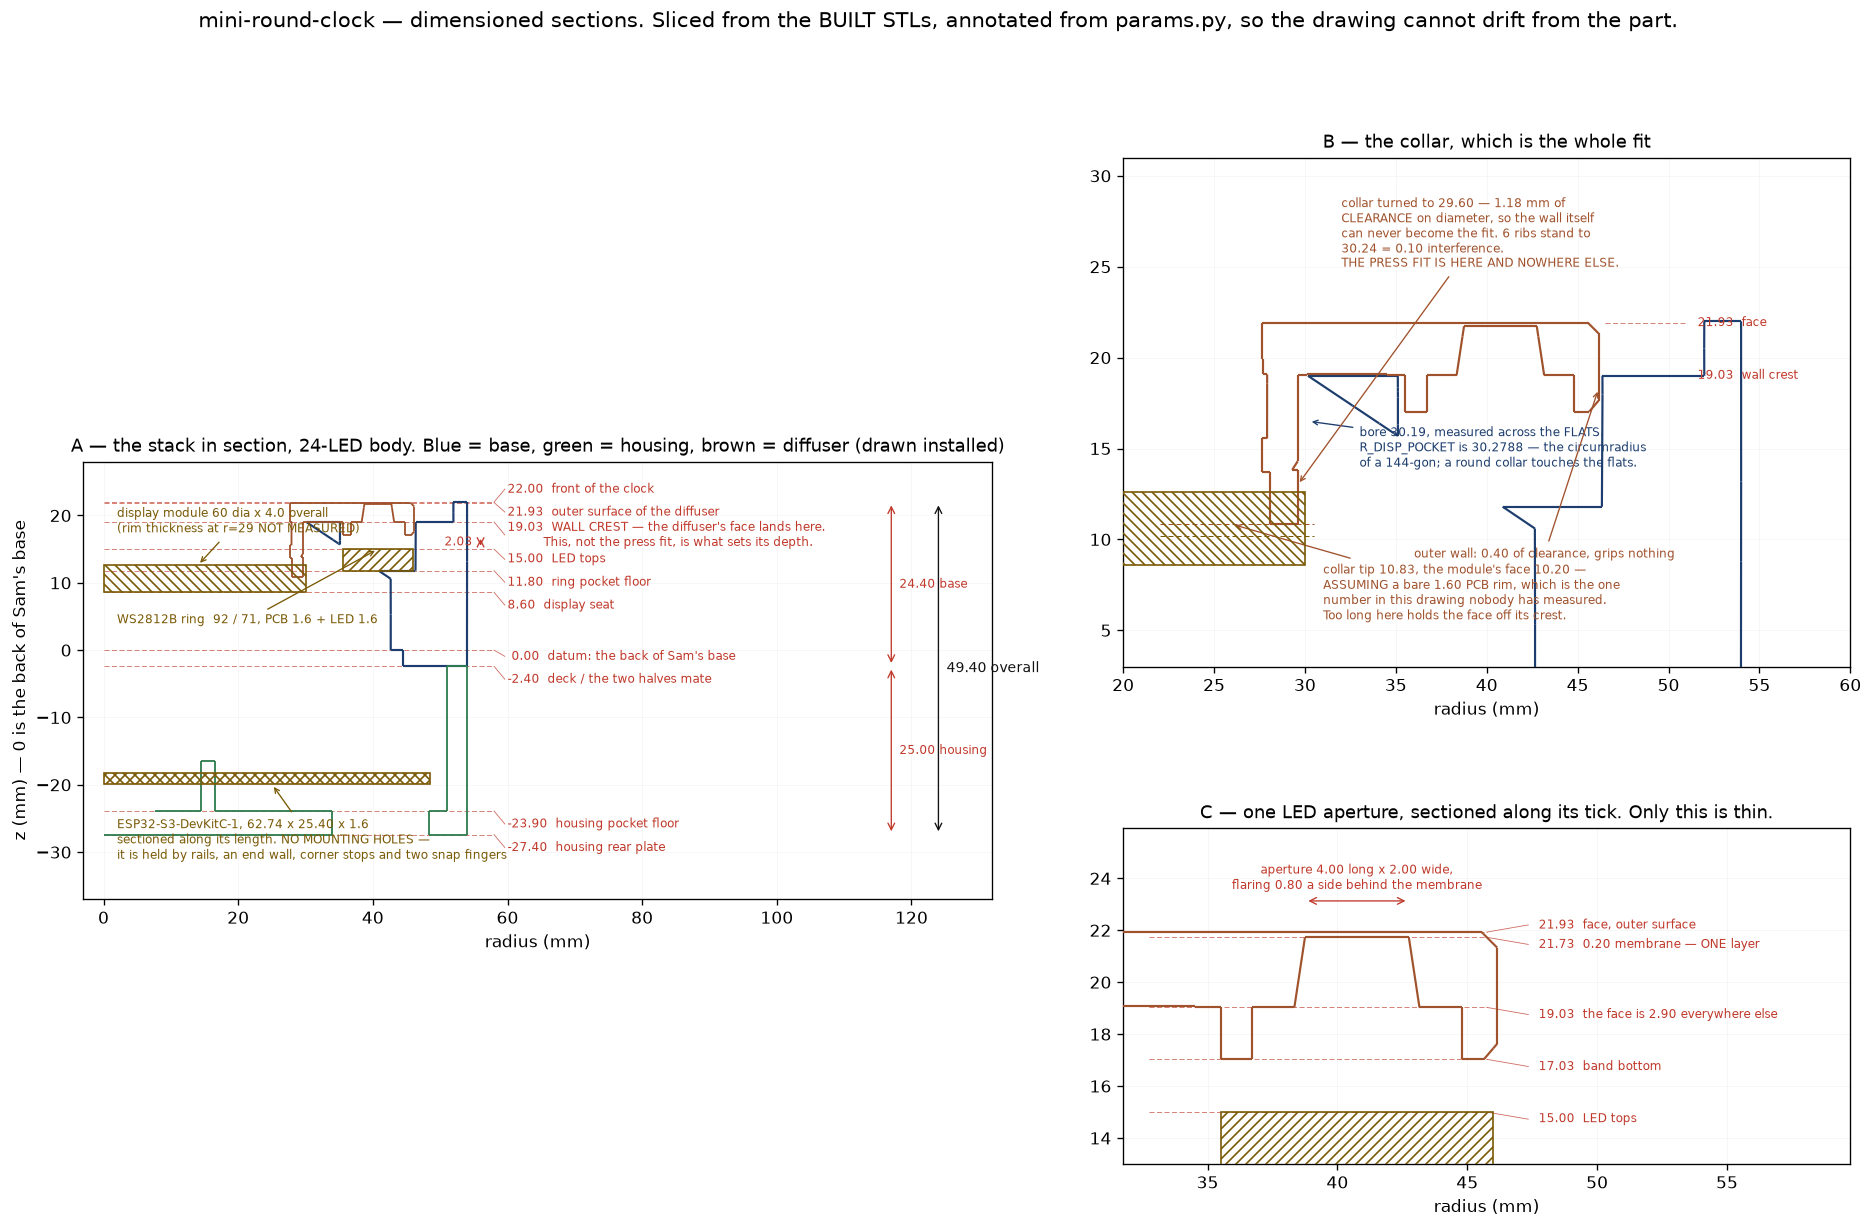

Python code for this plot:
#!/usr/bin/env python3
"""Dimensioned section drawings of the assembly -- the closest thing this
project has to a set of sketches.

There are no sketches. The STLs are not drawn, they are generated: params.py
holds every dimension with a note on where it came from, build_v2.py builds the
solids by constructive geometry, and five checkers measure the result. This
script closes the loop the other way -- it slices the BUILT files and annotates
them with the numbers from params, so the drawing cannot drift from the part.

    python3 sketch_sections.py     ->  sketch_sections.png

Everything on the left of a panel is a real section through a real STL. Every
dimension is read from params.py at draw time.
"""
import sys, math; sys.path.insert(0, '.')
import numpy as np, trimesh, matplotlib
matplotlib.use('Agg')
import matplotlib.pyplot as plt
from matplotlib.collections import LineCollection
from matplotlib.patches import Rectangle, Polygon
from params import *
import build_v2 as BV

INK, DIM, BUY = '#1c3d6e', '#c0392b', '#7a5a06'


def load(fn):
    m = trimesh.load(fn, process=False); m.merge_vertices(); return m


def section(m, flip_to=None):
    """The part's outline in the x-z plane, as line segments.

    Sliced on the plane y=0, which for a body this close to round is its
    profile. flip_to turns the diffuser over and drops it onto its seat, the
    way it is actually installed: z_base = flip_to - z_diff.
    """
    m = m.copy()
    if flip_to is not None:
        m.apply_transform(np.diag([1.0, -1.0, -1.0, 1.0]))
        m.apply_translation([0, 0, flip_to])
    sec = m.section(plane_origin=[0, 0, 0], plane_normal=[0, 1, 0])
    if sec is None:
        return np.zeros((0, 2, 2))
    out = []
    for e in sec.entities:
        p = sec.vertices[e.points]
        out.extend([[p[i][[0, 2]], p[i + 1][[0, 2]]] for i in range(len(p) - 1)])
    return np.array(out) if out else np.zeros((0, 2, 2))


def draw(ax, segs, colour, lw=1.1, half=True):
    if len(segs) == 0: return
    if half:                       # keep the +x half; the section is symmetric
        segs = segs[(segs[:, :, 0] >= -0.01).all(axis=1)]
    ax.add_collection(LineCollection(segs, colors=colour, linewidths=lw, zorder=3))


def hdim(ax, x0, x1, y, text, colour=DIM, off=0.0, fs=7.0):
    """A horizontal dimension with witness ticks."""
    ax.annotate('', (x0, y), (x1, y),
                arrowprops=dict(arrowstyle='<->', color=colour, lw=0.8), zorder=6)
    ax.text((x0 + x1) / 2, y + off, text, ha='center', va='bottom',
            fontsize=fs, color=colour, zorder=6)


def zdim(ax, x, z0, z1, text, colour=DIM, fs=7.0, side=1):
    """A vertical dimension, with a leader out to the label."""
    ax.annotate('', (x, z0), (x, z1),
                arrowprops=dict(arrowstyle='<->', color=colour, lw=0.8), zorder=6)
    ax.text(x + 1.2 * side, (z0 + z1) / 2, text, ha='left' if side > 0 else 'right',
            va='center', fontsize=fs, color=colour, zorder=6)


def level(ax, z, x0, x1, text, colour=DIM, fs=7.0):
    """A datum line across the drawing at height z."""
    ax.plot([x0, x1], [z, z], color=colour, lw=0.5, ls=(0, (6, 3)), zorder=2, alpha=.75)
    ax.text(x1 + 0.6, z, text, ha='left', va='center', fontsize=fs, color=colour, zorder=6)


def levels(ax, x0, x1, rows, colour=DIM, fs=7.0, gap=1.9):
    """A stack of datum lines whose LABELS are nudged apart, with a leader from
    each label back to its true height. Several of these heights are within a
    tenth of a millimetre of one another -- 19.03 and 21.93 and 22.00 -- and
    stacked labels at true height are unreadable."""
    rows = sorted(rows, key=lambda r: r[0])
    ys, last = [], -1e9
    for z, _ in rows:
        y = max(z, last + gap); ys.append(y); last = y
    span = ys[-1] - ys[0]
    if span > 0:                      # recentre the stack on the true range
        shift = ((rows[-1][0] + rows[0][0]) - (ys[-1] + ys[0])) / 2
        ys = [y + shift for y in ys]
    for (z, text), y in zip(rows, ys):
        ax.plot([x0, x1], [z, z], color=colour, lw=0.5, ls=(0, (6, 3)),
                zorder=2, alpha=.75)
        if abs(y - z) > 0.05:
            ax.plot([x1, x1 + 1.6], [z, y], color=colour, lw=0.5, alpha=.75, zorder=2)
        ax.text(x1 + 2.0, y, text, ha='left', va='center', fontsize=fs,
                color=colour, zorder=6)


# =============================================================================
B = BV.BODY24
BASE = load('mini-round-clock-base.stl')
HOUS = load('mini-round-clock-housing.stl')
DIFF = load('mini-round-clock-diffuser.stl')

ZP = Z_DECK - (PLATE_T + POCKET_DEEP) + PLATE_T          # housing pocket floor
RING_TOP = B.ring_floor + PCB_T + LED_H

fig = plt.figure(figsize=(19.0, 11.5))
gs = fig.add_gridspec(2, 2, width_ratios=[1.25, 1.0], height_ratios=[1.0, 0.82],
                      hspace=0.22, wspace=0.16)

# ---------------------------------------------------- A: the whole stack
a = fig.add_subplot(gs[:, 0])
draw(a, section(BASE), INK, 1.3)
draw(a, section(HOUS), '#2f7d4f', 1.1)
draw(a, section(DIFF, flip_to=DIFF_SEAT_Z), '#a0522d', 1.1)

# the bought parts, hatched
a.add_patch(Rectangle((B.ring_id/2, B.ring_floor), (B.ring_od - B.ring_id)/2,
                      PCB_T + LED_H, fc='none', ec=BUY, hatch='////', lw=1.0, zorder=4))
a.annotate(f'WS2812B ring  {B.ring_od:.0f} / {B.ring_id:.0f}, '
           f'PCB {PCB_T:.1f} + LED {LED_H:.1f}',
           (B.led_r, RING_TOP), (2.0, 4.0), fontsize=7.2, color=BUY,
           arrowprops=dict(arrowstyle='->', color=BUY, lw=.8))
a.add_patch(Rectangle((0, Z_SEAT), DISP_PCB_D/2, DISP_T,
                      fc='none', ec=BUY, hatch='\\\\\\\\', lw=1.0, zorder=4))
a.annotate(f'display module {DISP_PCB_D:.0f} dia x {DISP_T:.1f} overall\n'
           f'(rim thickness at r=29 NOT MEASURED)',
           (14.0, Z_SEAT + DISP_T), (2.0, 17.5), fontsize=7.2, color=BUY,
           arrowprops=dict(arrowstyle='->', color=BUY, lw=.8))
zt = ZP + BRD_POST_H
a.add_patch(Rectangle((0, zt), abs(BRD_X0), BOARD_T,
                      fc='none', ec=BUY, hatch='xxxx', lw=1.0, zorder=4))
a.annotate(f'ESP32-S3-DevKitC-1, {BOARD_L:.2f} x {BOARD_W:.2f} x {BOARD_T:.1f}\n'
           f'sectioned along its length. NO MOUNTING HOLES —\n'
           f'it is held by rails, an end wall, corner stops and two snap fingers',
           (25.0, zt), (2.0, -31.0), fontsize=7.2, color=BUY,
           arrowprops=dict(arrowstyle='->', color=BUY, lw=.8))

XR = 58.0
levels(a, 0, XR, [
    (Z_DECK - POCKET_DEEP - PLATE_T, f'{Z_DECK-POCKET_DEEP-PLATE_T:.2f}  housing rear plate'),
    (ZP,              f'{ZP:.2f}  housing pocket floor'),
    (Z_DECK,          f'{Z_DECK:.2f}  deck / the two halves mate'),
    (0.0,             f' 0.00  datum: the back of Sam\'s base'),
    (Z_SEAT,          f'{Z_SEAT:.2f}  display seat'),
    (B.ring_floor,    f'{B.ring_floor:.2f}  ring pocket floor'),
    (RING_TOP,        f'{RING_TOP:.2f}  LED tops'),
    (DIFF_WALL_CREST, f'{DIFF_WALL_CREST:.2f}  WALL CREST — the diffuser\'s face lands here.'
                      f'\n         This, not the press fit, is what sets its depth.'),
    (DIFF_SEAT_Z,     f'{DIFF_SEAT_Z:.2f}  outer surface of the diffuser'),
    (Z_FRONT,         f'{Z_FRONT:.2f}  front of the clock'),
], gap=3.4)

zdim(a, 124.0, Z_DECK - POCKET_DEEP - PLATE_T, Z_FRONT,
     f'{Z_FRONT - (Z_DECK - POCKET_DEEP - PLATE_T):.2f} overall', colour='#111', fs=8.5)
zdim(a, 117.0, Z_DECK - POCKET_DEEP - PLATE_T, Z_DECK, f'{HOUSING_DEEP:.2f} housing')
zdim(a, 117.0, Z_DECK, Z_FRONT, f'{Z_FRONT - Z_DECK:.2f} base')
zdim(a, 56.0, DIFF_SEAT_Z - BAND_TOP, RING_TOP,
     f'{DIFF_SEAT_Z - BAND_TOP - RING_TOP:.2f}', side=-1)

a.set_title('A — the stack in section, 24-LED body. Blue = base, green = housing, '
            'brown = diffuser (drawn installed)', fontsize=10.5)
a.set_xlim(-3, 132); a.set_ylim(-37, 28)
a.set_xlabel('radius (mm)'); a.set_ylabel('z (mm) — 0 is the back of Sam\'s base')

# ---------------------------------------------------- B: the collar fit
b = fig.add_subplot(gs[0, 1])
draw(b, section(BASE), INK, 1.3)
draw(b, section(DIFF, flip_to=DIFF_SEAT_Z), '#a0522d', 1.3)
b.add_patch(Rectangle((0, Z_SEAT), DISP_PCB_D/2, DISP_T,
                      fc='none', ec=BUY, hatch='\\\\\\\\', lw=1.0, zorder=4))
TIP = DIFF_SEAT_Z - (DIFF_COLLAR_H + COLLAR_EXTEND)
for z, txt in [(DIFF_WALL_CREST, f'{DIFF_WALL_CREST:.2f}  wall crest'),
               (DIFF_SEAT_Z, f'{DIFF_SEAT_Z:.2f}  face')]:
    level(b, z, 46.5, 51.0, txt)
b.plot([22.0, 30.5], [TIP, TIP], color='#a0522d', lw=0.6, ls=(0, (5, 3)), zorder=2)
b.plot([22.0, 30.5], [Z_SEAT + DISP_TAB_T]*2, color=BUY, lw=0.6, ls=(0, (5, 3)), zorder=2)
b.annotate(f'collar tip {TIP:.2f}, the module\'s face {Z_SEAT+DISP_TAB_T:.2f} —\n'
           f'ASSUMING a bare {DISP_TAB_T:.2f} PCB rim, which is the one\n'
           f'number in this drawing nobody has measured.\n'
           f'Too long here holds the face off its crest.',
           (26.0, TIP), (31.0, 5.6), fontsize=7.0, color='#a0522d',
           arrowprops=dict(arrowstyle='->', color='#a0522d', lw=.8))
b.annotate(f'bore {R_DISP_BORE:.2f}, measured across the FLATS.\n'
           f'R_DISP_POCKET is {R_DISP_POCKET:.4f} — the circumradius\n'
           f'of a 144-gon; a round collar touches the flats.',
           (R_DISP_BORE, 16.5), (33.0, 14.0), fontsize=7.0, color=INK,
           arrowprops=dict(arrowstyle='->', color=INK, lw=.8))
b.annotate(f'collar turned to {COLLAR_OD:.2f} — {2*(R_DISP_BORE-COLLAR_OD):.2f} mm of\n'
           f'CLEARANCE on diameter, so the wall itself\n'
           f'can never become the fit. {COLLAR_RIB_N} ribs stand to\n'
           f'{R_DISP_BORE+COLLAR_RIB_H:.2f} = {2*COLLAR_RIB_H:.2f} interference.\n'
           f'THE PRESS FIT IS HERE AND NOWHERE ELSE.',
           (COLLAR_OD, 13.0), (32.0, 25.0), fontsize=7.0, color='#a0522d',
           arrowprops=dict(arrowstyle='->', color='#a0522d', lw=.8))
b.annotate(f'outer wall: {-2*DIFF_FIT:.2f} of clearance, grips nothing',
           (B.diff_outer, 18.3), (36.0, 9.0), fontsize=7.0, color='#a0522d',
           arrowprops=dict(arrowstyle='->', color='#a0522d', lw=.8))
b.set_title('B — the collar, which is the whole fit', fontsize=10.5)
b.set_xlim(20, 60); b.set_ylim(3, 31)
b.set_xlabel('radius (mm)')

# ---------------------------------------------------- C: the aperture
c = fig.add_subplot(gs[1, 1])
d2 = DIFF.copy()
d2.apply_transform(np.diag([1.0, -1.0, -1.0, 1.0])); d2.apply_translation([0, 0, DIFF_SEAT_Z])
a_tick = math.radians(B.wall_a0 + 0.5 * B.pitch)
sec = d2.section(plane_origin=[0, 0, 0],
                 plane_normal=[-math.sin(a_tick), math.cos(a_tick), 0])
if sec is not None:
    segs = []
    for e in sec.entities:
        p = sec.vertices[e.points]
        rr = np.hypot(p[:, 0], p[:, 1]) * np.sign(p[:, 0]*math.cos(a_tick) +
                                                  p[:, 1]*math.sin(a_tick))
        segs.extend([[[rr[i], p[i][2]], [rr[i+1], p[i+1][2]]] for i in range(len(p)-1)])
    segs = np.array(segs)
    c.add_collection(LineCollection(segs[(segs[:, :, 0] > 0).all(axis=1)],
                                    colors='#a0522d', linewidths=1.3, zorder=3))
c.add_patch(Rectangle((B.ring_id/2, B.ring_floor), (B.ring_od - B.ring_id)/2,
                      PCB_T + LED_H, fc='none', ec=BUY, hatch='////', lw=1.0, zorder=4))
levels(c, B.tick_ri - 6, B.tick_ro + 3, [
    (DIFF_SEAT_Z,              f'{DIFF_SEAT_Z:.2f}  face, outer surface'),
    (DIFF_SEAT_Z - DIFF_MEM_T, f'{DIFF_SEAT_Z-DIFF_MEM_T:.2f}  {DIFF_MEM_T:.2f} membrane — ONE layer'),
    (DIFF_SEAT_Z - FACE_T,     f'{DIFF_SEAT_Z-FACE_T:.2f}  the face is {FACE_T:.2f} everywhere else'),
    (DIFF_SEAT_Z - BAND_TOP,   f'{DIFF_SEAT_Z-BAND_TOP:.2f}  band bottom'),
    (RING_TOP,                 f'{RING_TOP:.2f}  LED tops'),
], gap=0.75)
hdim(c, B.tick_ri, B.tick_ro, DIFF_SEAT_Z + 1.2,
     f'aperture {B.tick_ro-B.tick_ri:.2f} long x {TICK_W:.2f} wide,\n'
     f'flaring {APER_FLARE:.2f} a side behind the membrane', off=0.3)
c.set_title('C — one LED aperture, sectioned along its tick. Only this is thin.',
            fontsize=10.5)
c.set_xlim(B.tick_ri - 7, B.tick_ro + 17); c.set_ylim(RING_TOP - 2, DIFF_SEAT_Z + 4)
c.set_xlabel('radius (mm)')

for ax in (a, b, c):
    ax.set_aspect('equal'); ax.grid(alpha=.15, lw=.4)

fig.suptitle('mini-round-clock — dimensioned sections. Sliced from the BUILT STLs, '
             'annotated from params.py, so the drawing cannot drift from the part.',
             fontsize=12.5)
fig.savefig('sketch_sections.png', dpi=120, bbox_inches='tight')
print('wrote sketch_sections.png')
